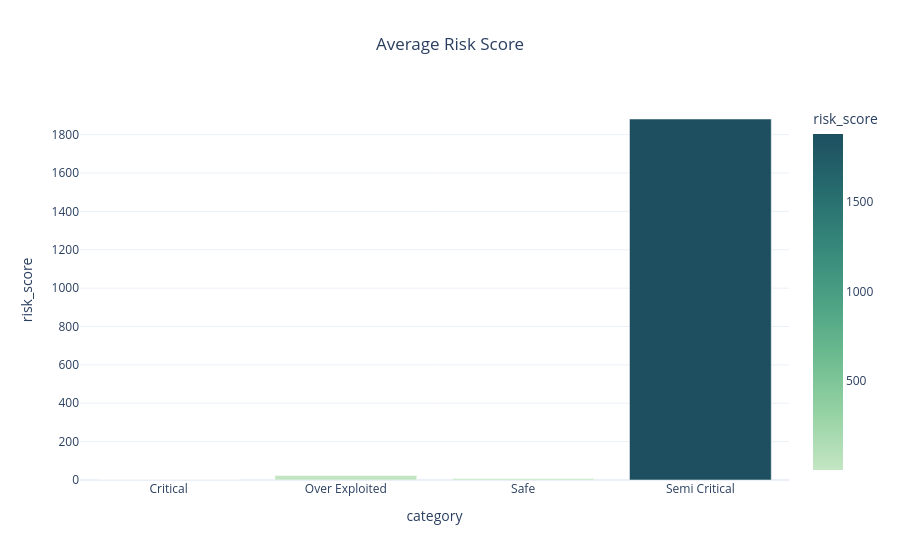

The cell this chart's notebook holds for it:
### Markdown cell above
### 4. Avg Risk Score per Category

- This chart shows the average risk score for each groundwater category.
It helps identify which category is most vulnerable.

💡 Insight:

- Higher risk scores indicate areas prone to groundwater depletion.

### Code cell
avg_risk = df.groupby('category')['risk_score'].mean().reset_index()

fig3 = px.bar(
    avg_risk,
    x='category',
    y='risk_score',
    color='risk_score',
    color_continuous_scale=px.colors.sequential.Blugrn,
    title='Average Risk Score'
)

fig3.update_layout(template='plotly_white', title_x=0.5)
fig3.show()

### Figure 1 — Plotly figure (JSON) as saved in the notebook; plotly's stock layout.template omitted (floating-point values rounded to 4 significant figures)
{"data": [{"hovertemplate": "category=%{x}<br>risk_score=%{marker.color}<extra></extra>", "legendgroup": "", "marker": {"color": [0.3034, 22.82, 7.936, 1882.0], "coloraxis": "coloraxis", "pattern": {"shape": ""}}, "name": "", "orientation": "v", "showlegend": false, "textposition": "auto", "type": "bar", "x": ["Critical", "Over Exploited", "Safe", "Semi Critical"], "xaxis": "x", "y": [0.3034, 22.82, 7.936, 1882.0], "yaxis": "y"}], "layout": {"barmode": "relative", "coloraxis": {"colorbar": {"title": {"text": "risk_score"}}, "colorscale": [[0, "rgb(196, 230, 195)"], [0.1667, "rgb(150, 210, 164)"], [0.3333, "rgb(109, 188, 144)"], [0.5, "rgb(77, 162, 132)"], [0.6667, "rgb(54, 135, 122)"], [0.8333, "rgb(38, 107, 110)"], [1, "rgb(29, 79, 96)"]]}, "legend": {"tracegroupgap": 0}, "title": {"text": "Average Risk Score", "x": 0.5}, "xaxis": {"anchor": "y", "domain": [0, 1], "title": {"text": "category"}}, "yaxis": {"anchor": "x", "domain": [0, 1], "title": {"text": "risk_score"}}}}
